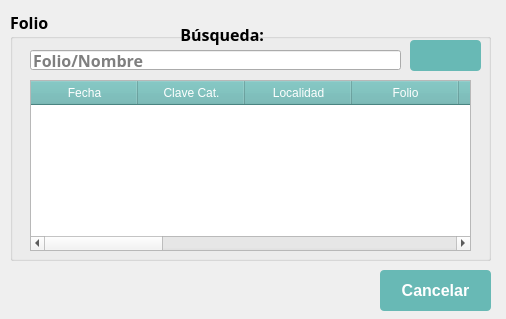
<?xml version="1.0" encoding="UTF-8"?>
<ui version="4.0">
 <class>FolioDialogBase</class>
 <widget class="QDialog" name="FolioDialogBase">
  <property name="geometry">
   <rect>
    <x>0</x>
    <y>0</y>
    <width>506</width>
    <height>319</height>
   </rect>
  </property>
  <property name="windowTitle">
   <string>Folio</string>
  </property>
  <property name="styleSheet">
   <string notr="true">QPushButton{
background-color: rgb(104, 185, 181);
color : rgb(255,255,255);
border-radius : 4px;
}
QPushButton::hover{
background : rgb(42, 124, 120);
color : rgb(255,255,255);
border-radius : 4px;
}
QPushButton:disabled {
background: rgb(188, 228, 226);
}
QHeaderView::section
{
background-color: rgb(104, 185, 181);
color : rgb(255,255,255 );
text-align: right;
font-size:12px;
height:24px
}
</string>
  </property>
  <widget class="QGroupBox" name="mGroupBox_27">
   <property name="geometry">
    <rect>
     <x>10</x>
     <y>10</y>
     <width>481</width>
     <height>251</height>
    </rect>
   </property>
   <property name="minimumSize">
    <size>
     <width>481</width>
     <height>251</height>
    </size>
   </property>
   <property name="maximumSize">
    <size>
     <width>481</width>
     <height>251</height>
    </size>
   </property>
   <property name="font">
    <font>
     <family>Century Gothic</family>
     <pointsize>12</pointsize>
     <weight>75</weight>
     <bold>true</bold>
    </font>
   </property>
   <property name="title">
    <string>Folio</string>
   </property>
   <property name="alignment">
    <set>Qt::AlignLeading|Qt::AlignLeft|Qt::AlignTop</set>
   </property>
   <property name="flat">
    <bool>false</bool>
   </property>
   <property name="checkable">
    <bool>false</bool>
   </property>
   <widget class="QLabel" name="label_99">
    <property name="geometry">
     <rect>
      <x>102</x>
      <y>10</y>
      <width>152</width>
      <height>30</height>
     </rect>
    </property>
    <property name="font">
     <font>
      <family>Century Gothic</family>
      <pointsize>12</pointsize>
      <weight>75</weight>
      <bold>true</bold>
     </font>
    </property>
    <property name="text">
     <string>&lt;html&gt;&lt;head/&gt;&lt;body&gt;&lt;p align=&quot;right&quot;&gt;Búsqueda:&lt;/p&gt;&lt;/body&gt;&lt;/html&gt;</string>
    </property>
   </widget>
   <widget class="QLineEdit" name="leBusqueda_4">
    <property name="geometry">
     <rect>
      <x>20</x>
      <y>40</y>
      <width>371</width>
      <height>20</height>
     </rect>
    </property>
    <property name="font">
     <font>
      <family>Century Gothic</family>
      <pointsize>12</pointsize>
      <weight>75</weight>
      <bold>true</bold>
     </font>
    </property>
    <property name="placeholderText">
     <string>Folio/Nombre</string>
    </property>
   </widget>
   <widget class="QTableWidget" name="twOperaciones_9">
    <property name="geometry">
     <rect>
      <x>20</x>
      <y>70</y>
      <width>441</width>
      <height>171</height>
     </rect>
    </property>
    <property name="font">
     <font>
      <family>Century Gothic</family>
     </font>
    </property>
    <attribute name="horizontalHeaderDefaultSectionSize">
     <number>107</number>
    </attribute>
    <column>
     <property name="text">
      <string>Fecha</string>
     </property>
    </column>
    <column>
     <property name="text">
      <string>Clave Cat.</string>
     </property>
    </column>
    <column>
     <property name="text">
      <string>Localidad</string>
     </property>
    </column>
    <column>
     <property name="text">
      <string>Folio</string>
     </property>
    </column>
    <column>
     <property name="text">
      <string>Propietario</string>
     </property>
    </column>
    <column>
     <property name="text">
      <string>Nombre</string>
     </property>
    </column>
    <column>
     <property name="text">
      <string>IdTramite</string>
     </property>
    </column>
    <column>
     <property name="text">
      <string>Telefono</string>
     </property>
    </column>
    <column>
     <property name="text">
      <string>Municipio</string>
     </property>
    </column>
    <column>
     <property name="text">
      <string>Id</string>
     </property>
    </column>
    <column>
     <property name="text">
      <string>Colonia</string>
     </property>
    </column>
    <column>
     <property name="text">
      <string>Fraccionamiento</string>
     </property>
    </column>
    <column>
     <property name="text">
      <string>Correo</string>
     </property>
    </column>
    <column>
     <property name="text">
      <string>Calle</string>
     </property>
    </column>
   </widget>
   <widget class="QPushButton" name="btnBrowse_8">
    <property name="geometry">
     <rect>
      <x>400</x>
      <y>30</y>
      <width>71</width>
      <height>31</height>
     </rect>
    </property>
    <property name="font">
     <font>
      <family>Century Gothic</family>
      <pointsize>10</pointsize>
      <weight>75</weight>
      <bold>true</bold>
     </font>
    </property>
    <property name="styleSheet">
     <string notr="true"/>
    </property>
    <property name="text">
     <string/>
    </property>
    <property name="iconSize">
     <size>
      <width>30</width>
      <height>30</height>
     </size>
    </property>
   </widget>
  </widget>
  <widget class="QPushButton" name="btnCancelar">
   <property name="geometry">
    <rect>
     <x>380</x>
     <y>270</y>
     <width>111</width>
     <height>41</height>
    </rect>
   </property>
   <property name="minimumSize">
    <size>
     <width>111</width>
     <height>41</height>
    </size>
   </property>
   <property name="maximumSize">
    <size>
     <width>111</width>
     <height>41</height>
    </size>
   </property>
   <property name="font">
    <font>
     <family>Arial</family>
     <pointsize>12</pointsize>
     <weight>75</weight>
     <bold>true</bold>
    </font>
   </property>
   <property name="styleSheet">
    <string notr="true"/>
   </property>
   <property name="text">
    <string>Cancelar</string>
   </property>
   <property name="icon">
    <iconset>
     <normaloff>../../../../../../../../../../../../../Documents/boton cedula.ico</normaloff>../../../../../../../../../../../../../Documents/boton cedula.ico</iconset>
   </property>
   <property name="iconSize">
    <size>
     <width>300</width>
     <height>150</height>
    </size>
   </property>
  </widget>
 </widget>
 <resources/>
 <connections/>
</ui>
